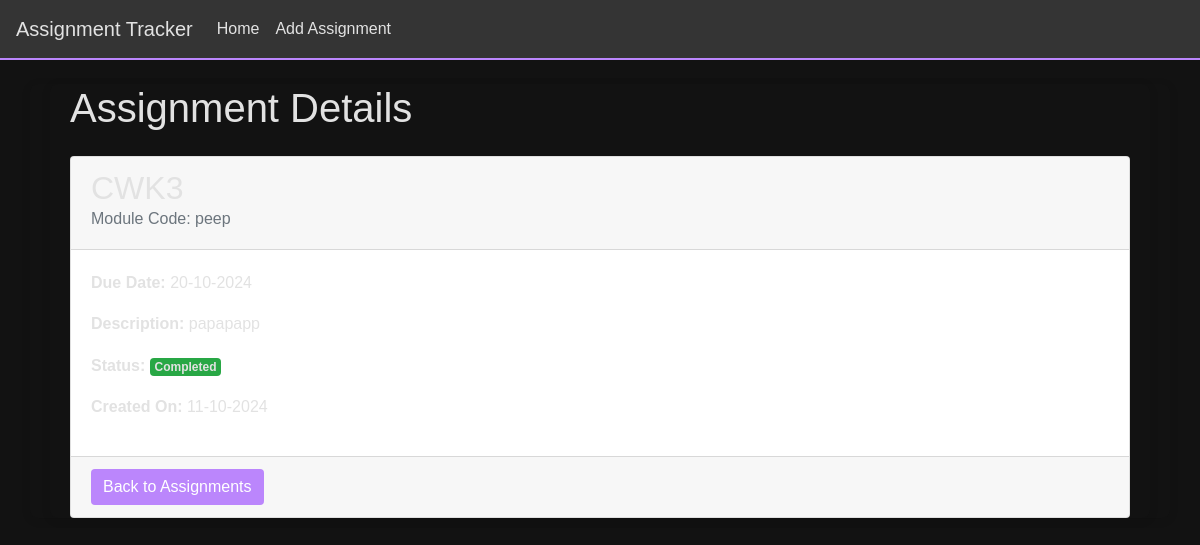
Page /view-assignment/7 on the earlier database version.
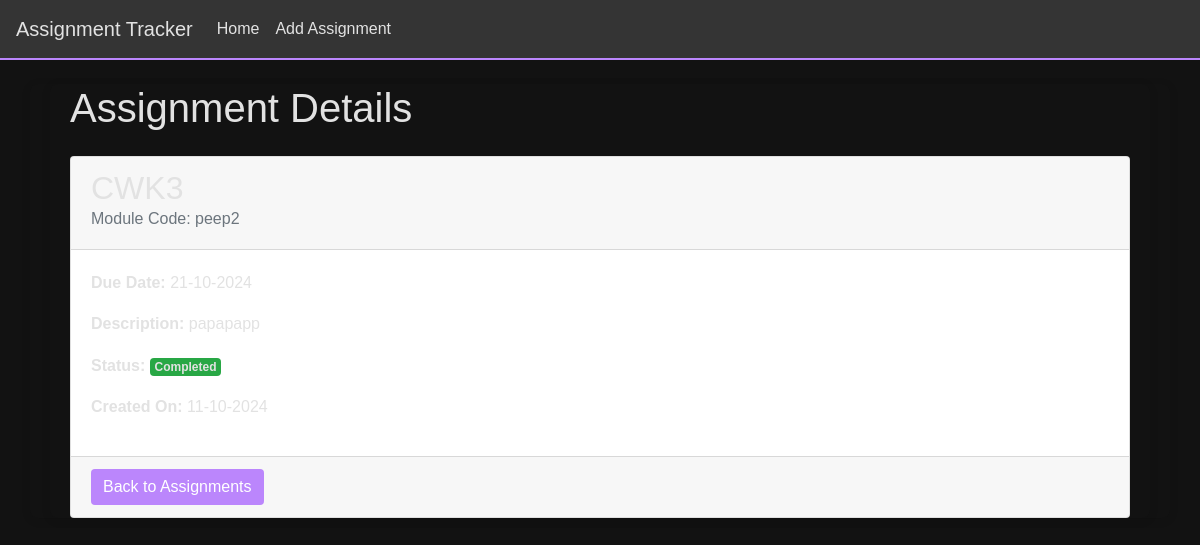
Same page on the later database version.
### app/models.py (models this page shows, shortened)
class Assignment(db.Model):
    id = db.Column(db.Integer, primary_key=True)
    title = db.Column(db.String(100), nullable=False)  # Assessment title
    module_code = db.Column(db.String(20), nullable=False)  # Module code
    deadline = db.Column(db.DateTime, nullable=False)  # Deadline date
    description = db.Column(db.Text, nullable=True)  # Short description
    is_completed = db.Column(db.Boolean, default=False)  # Completion status
    date_created = db.Column(db.DateTime, default=datetime.utcnow)  # Timestamp for when the assignment was added

### app/views.py (the view)
@app.route("/view-assignment/<int:assignment_id>")
def view_assignment(assignment_id):
    assignment = Assignment.query.get(assignment_id)
    if assignment is None:
        return render_template("404.html", message="Assignment doesn't exist!"), 404
    return render_template("view_assignment.html", assignment = assignment)

### app/templates/view_assignment.html
{% extends "base.html" %}
{% block content %}
    <div class="container">
        <h1>Assignment Details</h1>
        <div class="card mt-4">
            <div class="card-header">
                <h2>{{ assignment.title }}</h2>
                <h6 class="card-subtitle mb-2 text-muted">Module Code: {{ assignment.module_code }}</h6>
            </div>
            <div class="card-body">
                <p><strong>Due Date:</strong> {{ assignment.deadline.strftime('%d-%m-%Y') }}</p>
                <p><strong>Description:</strong> {{ assignment.description }}</p>
                <p><strong>Status:</strong>
                {% if assignment.is_completed %}
                    <span class="badge bg-success">Completed</span>
                {% else %}
                    <span class="badge bg-warning">Incomplete</span>
                {% endif %}
                </p>
                <p><strong>Created On:</strong> {{ assignment.date_created.strftime('%d-%m-%Y')}}</p>
            </div>
            <div class="card-footer">
                <a href="{{ url_for('index') }}" class="btn btn-primary">Back to Assignments</a>
            </div>
        </div>
    </div>
{% endblock %}

Differences in the rows shown:
changed Assignment "CWK3": module_code "peep" → "peep2"; deadline "20-10-2024" → "21-10-2024"
